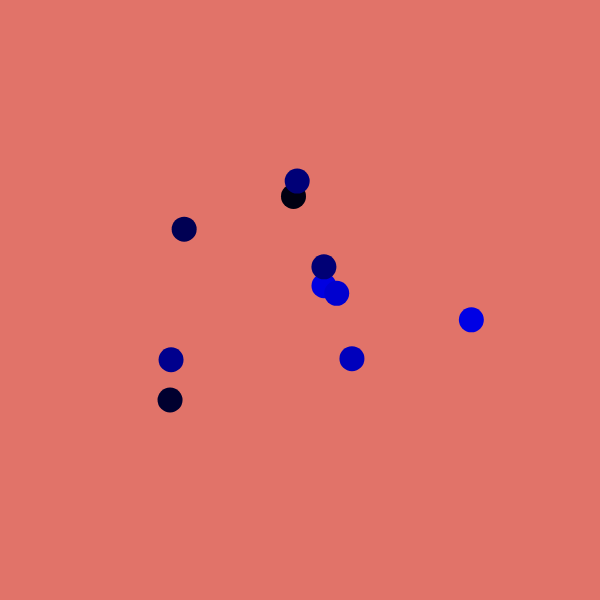
Frame 1 (no input)
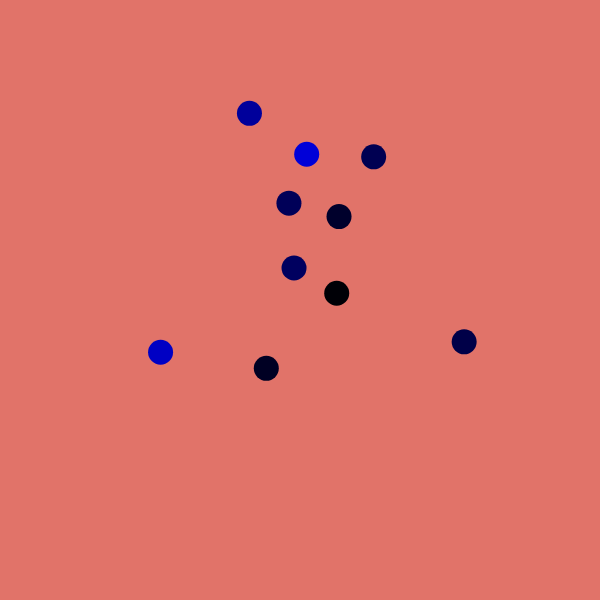
Frame 60 (no input)
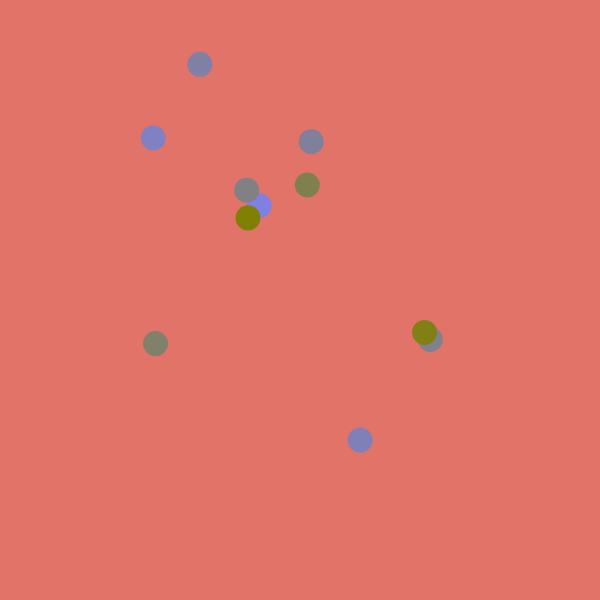
Frame 120 (the mouse pressed at the canvas centre since frame 60)

The p5.js sketch that drew these frames (run headless with seeded random() and noise() and a simulated clock; from frame 60 on, the mouse is pressed at the canvas centre):

// p5.js sketch
// ── sketch.js
// -
// camminatori_indipendenti 0.4 by angelica [walker, keyword2]
// 2020 © angelica, Daniele @Fupete and the course DSII2020 at DESIGN.unirsm 
// github.com/dsii-2020-unirsm — github.com/fupete
// Educational purposes, MIT License, 2020, San Marino
// —
//
// Help:
// [mouse] change color
// [mouse] add walker
// [key] remove walker
//
// —


let camminatori = [];
let num = 10;
let dim = 25;


function setup() {
  createCanvas(600, 600);
  ellipseMode(CENTER)


  for (let i = 0; i < num; i++) {
    camminatori.push(new Walker(i));

  }
}

function draw() {
  background('#E17369');

  for (let i = 0; i < camminatori.length; i++) {

    camminatori[i].muoviti();
    camminatori[i].mostrati();

  }

}

function mousePressed() {
  camminatori.push(new Walker(camminatori.length))
}

function keyPressed() {
  camminatori.pop()
}

function Walker(_id) {
  this.id = _id;
  this.x = 0;
  this.y = 0;
  this.t = random(100);
  this.tIncr = random(-1, 1.5) * 0.01


  this.mostrati = function() {
    push();
    this.r = map(mouseX, 0, width, 0, 255)
    this.g = map(mouseY, 0, height, 0, 255)
    this.b = random(255)
    fill(this.r, this.g, this.b)
    noStroke();
    ellipse(this.x, this.y, dim, dim)
    pop()

  }

  this.muoviti = function() {
    this.x = noise(this.t) * width;
    this.y = noise(this.t + 5) * height;
    this.t += this.tIncr

  }

}
